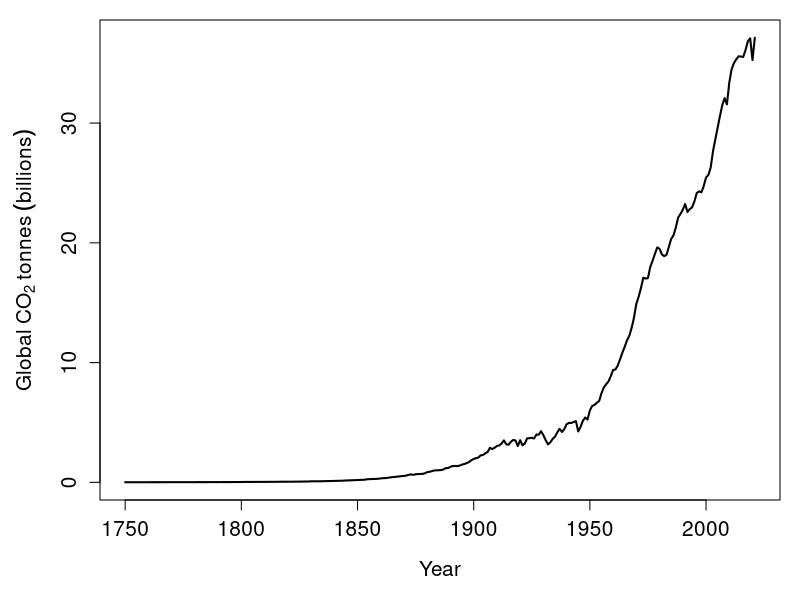
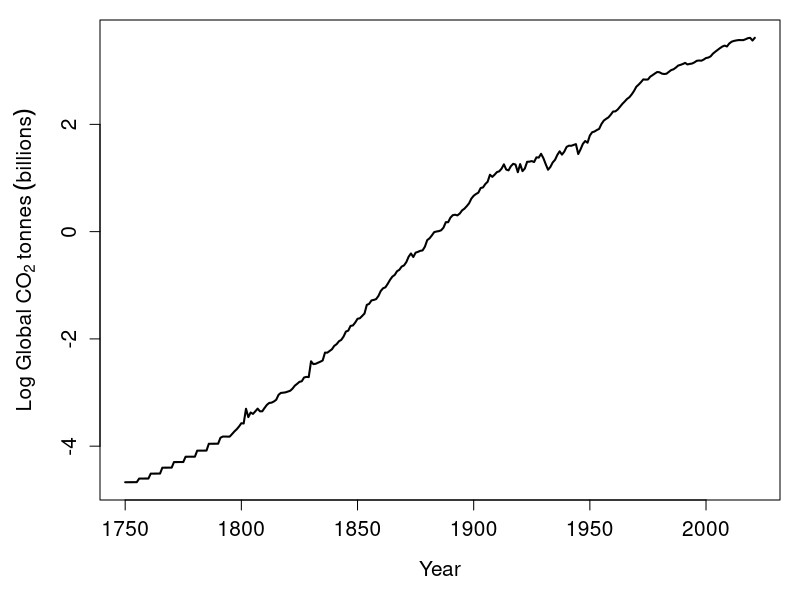

Recreate these plots in R, in order. (Note: this script raises an error after producing the figures.)
## ---- chunk 1
CO2_emissions   <- read.csv(file = "data/CO2_emissions.csv");
global_CO2      <- CO2_emissions[CO2_emissions[,1] == "World",];
tonnes_billion  <- global_CO2[,4] / 1000000000;
the_ylab        <- expression(Global~CO[2]~tonnes~(billions));
par(mar = c(5, 5, 1, 1));
plot(x = global_CO2[,3], y = tonnes_billion, type = "l", lwd = 2, 
     xlab = "Year", ylab = the_ylab, cex.axis = 1.25, cex.lab = 1.25);
## ---- chunk 2
CO2_emissions   <- read.csv(file = "data/CO2_emissions.csv");
global_CO2      <- CO2_emissions[CO2_emissions[,1] == "World",];
tonnes_billion  <- global_CO2[,4] / 1000000000;
the_ylab        <- expression(Log~Global~CO[2]~tonnes~(billions));
par(mar = c(5, 5, 1, 1));
plot(x = global_CO2[,3], y = log(tonnes_billion), type = "l", lwd = 2, 
     xlab = "Year", ylab = the_ylab, cex.axis = 1.25, cex.lab = 1.25);
## ---- chunk 3
knitr::include_graphics("img/becky_field.png")
## ---- chunk 4
knitr::include_graphics("img/handwritten_data.jpg")
## ---- chunk 5
knitr::include_graphics("img/wasp_data_spreadsheet.png")
## ---- chunk 6
knitr::include_graphics("img/OneDrive.png")
## ---- chunk 7
knitr::include_graphics("img/directory_windows.png")
## ---- chunk 8
knitr::include_graphics("img/Ficus_petiolaris.jpg")
## ---- chunk 9
knitr::include_graphics("img/handwritten_data.jpg")
## ---- chunk 10
knitr::include_graphics("img/Ch1_Ex1a.png")
## ---- chunk 11
knitr::include_graphics("img/Ch1_Ex1_seeds1.jpg")
## ---- chunk 12
knitr::include_graphics("img/Ch1_Ex1_seeds2.jpg")
## ---- chunk 13
wasps_cross_table <- read.csv("data/wasps_cross_table.csv");
knitr::kable(wasps_cross_table, format = "simple", table.envir = "table",
             caption = "An efficient but untidy way to present count data. Counts of different species of fig wasps (rows) are from 5 different fig fruits (columns). Data were originally collected from Baja, Mexico in 2010.");
## ---- chunk 14
knitr::include_graphics("img/spreadsheet_tabs.png");
## ---- chunk 15
knitr::include_graphics("img/Ch1_Ex3_tidy.png");
